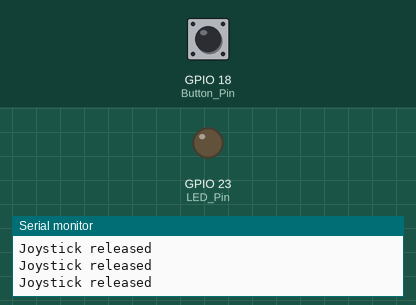
Bench run of a sketch on a simulated ESP32. Parts: output pins drawn as LEDs (lit = HIGH), the last lines printed to the serial monitor. Inputs (shaded band) come from the test bench; at power-on: GPIO 18 (Button_Pin) HIGH.

Above: at 1.2 s.
1.3 s: GPIO 18 (Button_Pin) pulled LOW for 0.15 s
At 1.4 s:
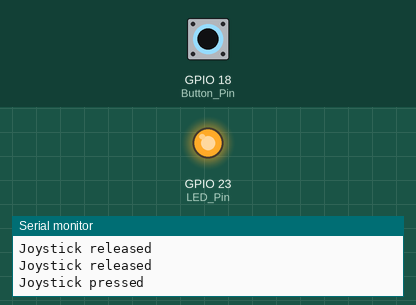
3.0 s: GPIO 18 (Button_Pin) pulled LOW for 3.2 s
At 7.1 s:
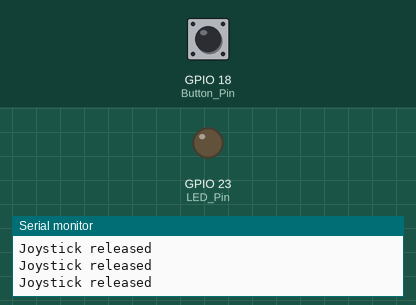
Timing chart, 0 to 8.6 s (numbered marks = the images above; inputs shaded):
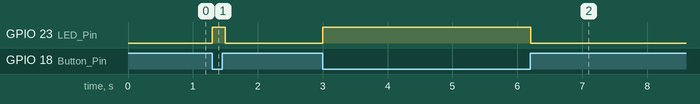

Measured:
- after the input at 1.3 s, GPIO 23 (LED_Pin): LOW → HIGH at once, → LOW 0.20 s later
- after the input at 3.0 s, GPIO 23 (LED_Pin): LOW → HIGH at once, → LOW 3.2 s later

The sketch:

LEDandButtonSystemESP32.ino
```cpp
const int LED_Pin = 23; // Pin Code
const int Button_Pin = 18; // Button Code

void setup() { //start
  pinMode(LED_Pin, OUTPUT); // input
  pinMode(Button_Pin, INPUT_PULLUP); //input

  Serial.begin(115200);
}

void loop() { // update
  int buttonState = digitalRead(Button_Pin);

  if (buttonState == LOW) {
    digitalWrite(LED_Pin, HIGH); //high is like a true
    Serial.println("Joystick pressed");
  }
  else {
    digitalWrite(LED_Pin, LOW); // false like a boollean
    Serial.println("Joystick released");
  }

  delay(100);
}
```
